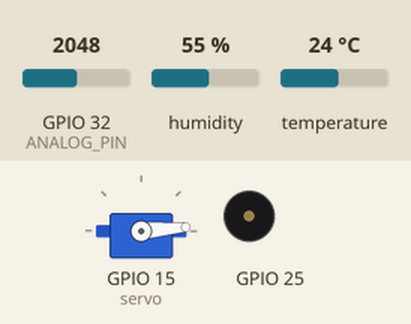
Recording of a program running on a simulated ESP32. Shown: servo, buzzer (waves = sounding). Inputs (shaded band) come from the test bench; at power-on: GPIO 32 (ANALOG_PIN) = 2048, humidity 55 %, temperature 24 °C. WiFi joins after 1.5 s; servers stay silent unless stated; uploads are accepted with an empty reply; EEPROM starts erased; what the program prints to the serial monitor is not drawn.

Above: at 9.8 s.
9.9 s: GPIO 32 (ANALOG_PIN) set to 2129
At 15.0 s:
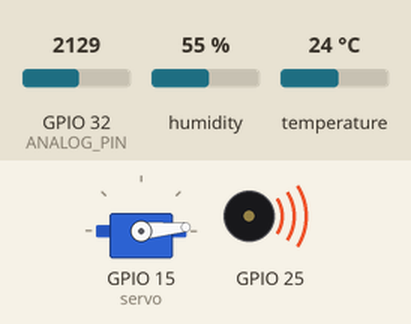
Timing chart, 0 to 21.6 s (numbered marks = the images above; inputs shaded):
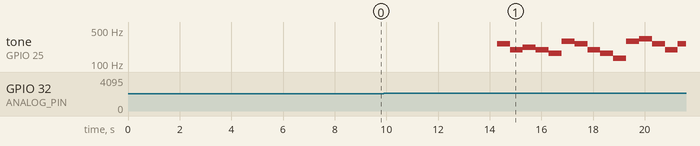

Measured:
- the behaviour switches between 2098 and 2099 on GPIO 32 (ANALOG_PIN) (found by bisection; images 0 and 1)
- after the input at 9.9 s, tone on GPIO 25: plays 262 Hz for 0.50 s, 196 Hz for 0.50 s, 220 Hz for 0.50 s, 196 Hz for 0.50 s, 165 Hz for 0.50 s, 294 Hz for 0.50 s … (15 notes in this stretch), starting after 4.4 s

The program:

main.cpp
```cpp
#include <Arduino.h>
#include <iostream>
#include <HTTPClient.h>
#include <WiFi.h>
#include <WiFiClient.h>
#include <inttypes.h>
#include <stdio.h>

#include "esp_system.h"
#include "freertos/FreeRTOS.h"
#include "freertos/task.h"
#include "nvs.h"
#include "nvs_flash.h"
#include "Wire.h"
#include "DHT20.h"
#include <string>
#include <Servo.h>
#include "pitches.h"

#define DIGITAL_PIN 33
#define ANALOG_PIN 32
#define MAX_AVGS 40
#define THRESHOLD_MAX 10

Servo servo;
DHT20 DHT;
uint8_t count = 5;
uint32_t micVal;
uint16_t originalSampleSize = 100;
uint16_t sampleSize = 100;
uint8_t fusCnt = 0;
uint8_t agitCnt = 0;
uint8_t distCnt = 0;
uint8_t numAvgs = 0;
double FUSSY;
double AGITATED;
double DISTRESSED;
int SPINSECONDS = 5000;

boolean increasing = true;

char ssid[50]; // your network SSID (name)
char pass[50]; // your network password (use for WPA, or use as key for WEP)

const char kHostname[] = "http://3.14.146.168:5000/data";
const int kNetworkTimeout = 30 * 1000;
const int kNetworkDelay = 1000;
int startTime;

int melody[] = {
  NOTE_C4, NOTE_G3, NOTE_A3, NOTE_G3, NOTE_E3,
  NOTE_D4, NOTE_C4, NOTE_G3, NOTE_E3, NOTE_C3,
  NOTE_D4, NOTE_E4, NOTE_C4, NOTE_G3, NOTE_C4
};


void nvs_access() {
  esp_err_t err = nvs_flash_init();
  if (err == ESP_ERR_NVS_NO_FREE_PAGES ||
    err == ESP_ERR_NVS_NEW_VERSION_FOUND) {
    ESP_ERROR_CHECK(nvs_flash_erase());
    err = nvs_flash_init();
  }
  ESP_ERROR_CHECK(err);
  Serial.printf("\n");
  Serial.printf("Opening Non-Volatile Storage (NVS) handle... ");
  nvs_handle_t my_handle;
  err = nvs_open("storage", NVS_READWRITE, &my_handle);
  if (err != ESP_OK) {
    Serial.printf("Error (%s) opening NVS handle!\n", esp_err_to_name(err));
  }
  else {
    Serial.printf("Done\n");
    Serial.printf("Retrieving SSID/PASSWD\n");
    size_t ssid_len;
    size_t pass_len;
    err = nvs_get_str(my_handle, "ssid", ssid, &ssid_len);
    err |= nvs_get_str(my_handle, "pass", pass, &pass_len);

    switch (err) {
      case ESP_OK:

        Serial.printf("Done\n");
        Serial.printf("SSID = %s\n", ssid);
        Serial.printf("PASSWD = %s\n", pass);
        break;

      case ESP_ERR_NVS_NOT_FOUND:
        Serial.printf("The value is not initialized yet!\n");
        break;

      default:
        Serial.printf("Error (%s) reading!\n", esp_err_to_name(err));
    }
  }
  nvs_close(my_handle);
}


void rotateMobile() {
  //spin mobile for 5 seconds
  int initial = millis();
  while(millis() < initial+SPINSECONDS)
  {
    servo.write(count);
    delay(80);
    if(increasing) {
      count+=2;
      if(count >= 150) {
        increasing = false;
      }
    }
    else {
      if(count <= 3)
      {
        increasing = true;
      }
      count-=2;
    }
  }
}

void playMusic() {
  // plays the lullaby once
  int length = sizeof(melody) / sizeof(melody[0]);

  for(int k = 0; k < 1; k++) {
    for(int i = 0; i < length; i++)
    {
      tone(25, melody[i], 500);
      delay(500);
      noTone(25);
    }
  }
}

void sendData(double currentMicVal, const char* state) {
  int err = 0;

  HTTPClient http;
  http.begin(kHostname);
  http.addHeader("Content-Type", "application/x-www-form-urlencoded");

  int status = DHT.read();
  char kPath[120] = "humidity=";
  char kPath2[] = "&temp=";
  char kPath3[] = "&mic=";
  char kPath4[] = "&state=";
  char kPath5[] = "&time=";
  char humidityVal[10];
  char tempVal[10];
  char micVal[10];
  char timeStamp[10];

  strcat(kPath, dtostrf(DHT.getHumidity(), 4, 3, humidityVal));
  strcat(kPath, kPath2);
  strcat(kPath, dtostrf(DHT.getTemperature(), 4, 3, tempVal));
  strcat(kPath, kPath3);
  strcat(kPath, dtostrf(currentMicVal, 4, 3, micVal));
  strcat(kPath, kPath4);
  strcat(kPath, state);
  strcat(kPath, kPath5);
  strcat(kPath, dtostrf(millis(), 4, 3, timeStamp));

  // Serial.println(kPath);
  err = http.POST(kPath);
  // Serial.println(err);

  if (err > 0 && status == DHT20_OK) {
    String response = http.getString();
    if(response.length() > 0) {
      Serial.println("Response received: " + response);
    } else {
      Serial.println("Getting response failed");
    }
    delay(1000);
  } else {
    Serial.print("Connect failed: ");
    Serial.println(err);
  }
  http.end();
}

void setup() {
  pinMode(DIGITAL_PIN, INPUT);
  pinMode(ANALOG_PIN, INPUT);
  Serial.begin(9600);
  delay(1000);

  servo.attach(15);
  servo.write(5);
  Wire.begin();
  nvs_access();

  WiFi.mode(WIFI_STA);
  delay(1000);
  Serial.println();
  Serial.println();
  Serial.print("Connecting to ");
  Serial.println(ssid);

  DHT.begin();
  WiFi.begin(ssid, pass);

  while (WiFi.status() != WL_CONNECTED) {
    delay(500);
    Serial.print(".");
    Serial.print(WiFi.status());
  }

  Serial.println("");
  Serial.println("WiFi connected");

  double cnt = 0;
  for(int i = 0; i < 500; i++) {
    delay(10);
    cnt += analogRead(ANALOG_PIN);
  }
  double avgQuiet = cnt/500;
  Serial.println("Calibrated Quiet:");
  Serial.println(avgQuiet);
  FUSSY = avgQuiet+50;
  AGITATED = FUSSY+50;
  DISTRESSED = AGITATED+50;

  // Serial.println("FUSSY: ");
  // Serial.println(FUSSY);
  // Serial.println("AGITATED: ");
  // Serial.println(AGITATED);
  // delay(2000);

  startTime = millis();
}

void loop() {
  int err = 0;

  if(sampleSize == 0) {
    numAvgs++;
    sampleSize = originalSampleSize;
    double currentAvg = micVal/(double)sampleSize;
    if(currentAvg > DISTRESSED) {
      distCnt++;
    }
    else if(currentAvg > AGITATED) {
      agitCnt++;
    }
    else if(currentAvg > FUSSY) {
      fusCnt++;
    }

    if(numAvgs == MAX_AVGS) {
      // Analyzed 40 averages and if 10/40
      // are past a threshold, increase that count

      if(fusCnt > THRESHOLD_MAX) {
        sendData(currentAvg, "F");
        playMusic();
        Serial.println("play music");
        delay(2000);
      }
      else if(agitCnt > THRESHOLD_MAX) {
        sendData(currentAvg, "A");
        rotateMobile();
        Serial.println("spin baby mobile");
        delay(2000);
      }
      else if(distCnt > THRESHOLD_MAX/2) {
        sendData(currentAvg, "D");
        Serial.println("send email notif");
        delay(2000);
      }
      else {
        Serial.println("quiet baby");
        sendData(currentAvg, "Q");
      }

      fusCnt = 0;
      agitCnt = 0;
      distCnt = 0;
      numAvgs = 0;
    }
    micVal = 0;
  }
  else {
    micVal += analogRead(ANALOG_PIN);
    sampleSize--;
  }

}
```

pitches.h
```cpp
/*************************************************

 * Public Constants

 *************************************************/

#define NOTE_B0  31
#define NOTE_C1  33
#define NOTE_CS1 35
#define NOTE_D1  37
#define NOTE_DS1 39
#define NOTE_E1  41
#define NOTE_F1  44
#define NOTE_FS1 46
#define NOTE_G1  49
#define NOTE_GS1 52
#define NOTE_A1  55
#define NOTE_AS1 58
#define NOTE_B1  62
#define NOTE_C2  65
#define NOTE_CS2 69
#define NOTE_D2  73
#define NOTE_DS2 78
#define NOTE_E2  82
#define NOTE_F2  87
#define NOTE_FS2 93
#define NOTE_G2  98
#define NOTE_GS2 104
#define NOTE_A2  110
#define NOTE_AS2 117
#define NOTE_B2  123
#define NOTE_C3  131
#define NOTE_CS3 139
#define NOTE_D3  147
#define NOTE_DS3 156
#define NOTE_E3  165
#define NOTE_F3  175
#define NOTE_FS3 185
#define NOTE_G3  196
#define NOTE_GS3 208
#define NOTE_A3  220
#define NOTE_AS3 233
#define NOTE_B3  247
#define NOTE_C4  262
#define NOTE_CS4 277
#define NOTE_D4  294
#define NOTE_DS4 311
#define NOTE_E4  330
#define NOTE_F4  349
#define NOTE_FS4 370
#define NOTE_G4  392
#define NOTE_GS4 415
#define NOTE_A4  440
#define NOTE_AS4 466
#define NOTE_B4  494
#define NOTE_C5  523
#define NOTE_CS5 554
#define NOTE_D5  587
#define NOTE_DS5 622
#define NOTE_E5  659
#define NOTE_F5  698
#define NOTE_FS5 740
#define NOTE_G5  784
#define NOTE_GS5 831
#define NOTE_A5  880
#define NOTE_AS5 932
#define NOTE_B5  988
#define NOTE_C6  1047
#define NOTE_CS6 1109
#define NOTE_D6  1175
#define NOTE_DS6 1245
#define NOTE_E6  1319
#define NOTE_F6  1397
#define NOTE_FS6 1480
#define NOTE_G6  1568
#define NOTE_GS6 1661
#define NOTE_A6  1760
#define NOTE_AS6 1865
#define NOTE_B6  1976
#define NOTE_C7  2093
#define NOTE_CS7 2217
#define NOTE_D7  2349
#define NOTE_DS7 2489
#define NOTE_E7  2637
#define NOTE_F7  2794
#define NOTE_FS7 2960
#define NOTE_G7  3136
#define NOTE_GS7 3322
#define NOTE_A7  3520
#define NOTE_AS7 3729
#define NOTE_B7  3951
#define NOTE_C8  4186
#define NOTE_CS8 4435
#define NOTE_D8  4699
#define NOTE_DS8 4978
```
